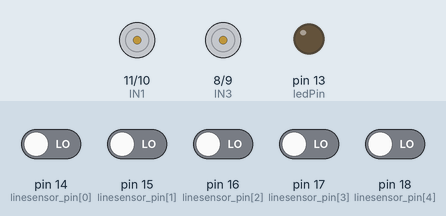
Bench run of a sketch on a simulated Arduino Uno, built with avr-gcc and run on an emulated ATmega328P. On the bench: motor-driver pin pairs drawn as motors (green arrow = first pin HIGH = forward, orange = second pin HIGH = backward, longer = more drive, scaled by the enable pin), output pins drawn as LEDs (lit = HIGH). The test bench sets the inputs (shaded band); at power-on: pin 14 (linesensor_pin[0]), pin 15 (linesensor_pin[1]), pin 16 (linesensor_pin[2]), pin 17 (linesensor_pin[3]), pin 18 (linesensor_pin[4]) LOW. What the sketch prints to the serial monitor is not drawn.

Above: at 1.2 s.
1.3 s: pin 14 (linesensor_pin[0]) driven HIGH
At 2.4 s:
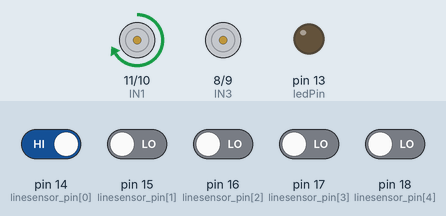
2.8 s: pin 15 (linesensor_pin[1]) driven HIGH
At 3.6 s:
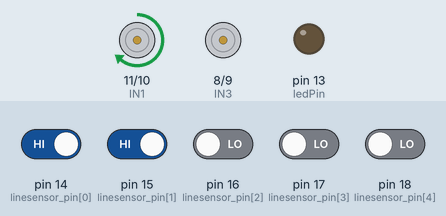
4.3 s: pin 16 (linesensor_pin[2]) driven HIGH
At 4.7 s:
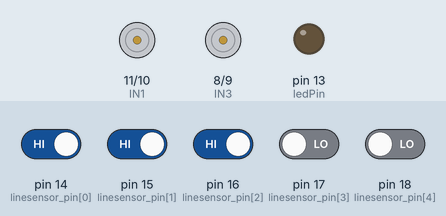
5.8 s: pin 15 (linesensor_pin[1]) driven LOW
At 7.0 s:
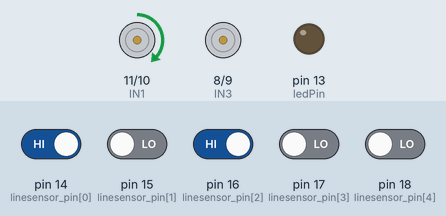
7.3 s: pin 17 (linesensor_pin[3]) driven HIGH
At 8.2 s:
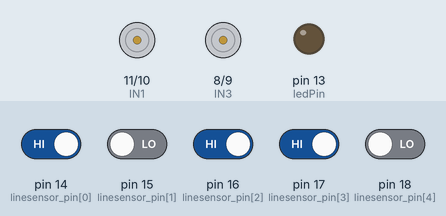
10.3 s: pin 14 (linesensor_pin[0]) driven LOW
At 11.6 s:
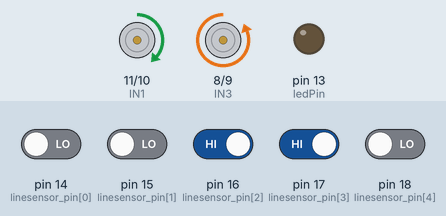
Timing chart, 0 to 12.8 s (numbered marks = the images above; inputs shaded):
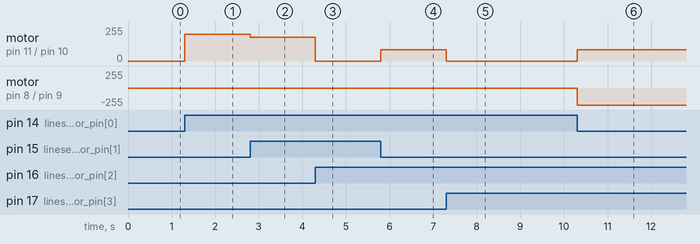

Measured:
- after the input at 1.3 s, motor on pin 11 (IN1) / pin 10 (IN2): stopped → forward 200/255 at once
- after the input at 2.8 s, motor on pin 11 (IN1) / pin 10 (IN2): forward 200/255 → forward 180/255 at once
- after the input at 4.3 s, motor on pin 11 (IN1) / pin 10 (IN2): forward 180/255 → stopped at once
- after the input at 5.8 s, motor on pin 11 (IN1) / pin 10 (IN2): stopped → forward 85/255 at once
- after the input at 7.3 s, motor on pin 11 (IN1) / pin 10 (IN2): forward 85/255 → stopped at once
- after the input at 10.3 s, motor on pin 11 (IN1) / pin 10 (IN2): stopped → forward 85/255 at once; motor on pin 8 (IN3) / pin 9 (IN4): stopped → backward 255/255 at once

The sketch:

linetracing.ino
```cpp
#define ledPin 13  // LED 디지털 핀 13번에 연결
#define LINE_DETECT_WHITE  1

#define ENA 6
#define IN1 11
#define IN2 10
#define IN3 8
#define IN4 9
#define ENB 7

int linesensor_data[5] = {0, 0, 0, 0, 0};  // 라인 센서 데이터를 저장할 배열
int linesensor_pin[5] = {14, 15, 16, 17, 18};   // 라인 센서가 연결된 핀 번호 배열
int motor_speed_offset = 0;  // 모터 속도 오프셋 (현재 사용되지 않음)

// 라인 센서 데이터를 읽는 함수
int read_digital_line_sensor(void)
{
  int i;
  int sum = 0;

  for(i = 0; i < 5; i++)
  {
    if(LINE_DETECT_WHITE == 0)
    {
      linesensor_data[i] = 1 - digitalRead(linesensor_pin[i]);
    }
    else
    {
      linesensor_data[i] = digitalRead(linesensor_pin[i]);
    }
    sum += linesensor_data[i];
  }

  if(sum == 5)
  {
    return sum;
  }
  else if(sum == 2)
  {
    if( (linesensor_data[3] == 1) && (linesensor_data[4] == 1) ) return 3;
    if( (linesensor_data[2] == 1) && (linesensor_data[3] == 1) ) return 1;
    if( (linesensor_data[1] == 1) && (linesensor_data[2] == 1) ) return -1;
    if( (linesensor_data[0] == 1) && (linesensor_data[1] == 1) ) return -3;
  }
  else if(sum == 1)
  {
    if((linesensor_data[0] == 1)) return -4;
    if((linesensor_data[1] == 1)) return -2;
    if((linesensor_data[2] == 1)) return 0;
    if((linesensor_data[3] == 1)) return 2;
    if((linesensor_data[4] == 1)) return 4;
  }
  else if(sum == 3)
  {
    return -10;
  }
  else
  {
    return -5;
  }
}

// 모터 제어 함수
void motor_R_control(int speed)
{
  if(speed >= 0)
  {
    analogWrite(ENA, speed);
    digitalWrite(IN1, LOW);
    digitalWrite(IN2, HIGH);
  }
  else
  {
    analogWrite(ENA, -speed);
    digitalWrite(IN1, HIGH);
    digitalWrite(IN2, LOW);
  }
}

void motor_L_control(int speed)
{
  if(speed >= 0)
  {
    analogWrite(ENB, speed);
    digitalWrite(IN3, LOW);
    digitalWrite(IN4, HIGH);
  }
  else
  {
    analogWrite(ENB, -speed);
    digitalWrite(IN3, HIGH);
    digitalWrite(IN4, LOW);
  }
}

// 초기 설정
void setup() {
  int i;

  pinMode(ledPin, OUTPUT);  // 13번 핀을 출력으로 설정

  for(i = 0; i < 5; i++)
  {
    pinMode(linesensor_pin[i], INPUT);  // 라인 센서 핀을 입력으로 설정
  }

  pinMode(ENA, OUTPUT);
  pinMode(ENB, OUTPUT);
  pinMode(IN1, OUTPUT);
  pinMode(IN2, OUTPUT);
  pinMode(IN3, OUTPUT);
  pinMode(IN4, OUTPUT);

  Serial.begin(2000000);
}

// 라인 따라가기 함수
void line_following(int line_type)
{
  switch(line_type)
  {
    case -4:
      motor_R_control(-200);
      motor_L_control(80);
      break;

    case -3:
      motor_R_control(-180);
      motor_L_control(40);
      break;

    case -2:
      motor_R_control(-160);
      motor_L_control(10);
      break;

    case -1:
      motor_R_control(-140);
      motor_L_control(20);
      break;

    case 0:
      motor_R_control(-85);
      motor_L_control(85);
      break;

    case 1:
      motor_R_control(-20);
      motor_L_control(140);
      break;

    case 2:
      motor_R_control(-10);
      motor_L_control(160);
      break;

    case 3:
      motor_R_control(-40);
      motor_L_control(180);
      break;

    case 4:
      motor_R_control(-80);
      motor_L_control(200);
      break;

    case -10:
      motor_R_control(0);
      motor_L_control(0);
      break;
  }
}

// 메인 루프
void loop() {
  int i;
  int line_type = 0;

  line_type = read_digital_line_sensor();  // 라인 센서 데이터를 읽음

  Serial.print("Input data = ");
  for(i = 0; i < 5; i++)
  {
    Serial.print(linesensor_data[i]);
    Serial.print(" ");
  }
  Serial.println();

  line_following(line_type);  // 라인 따라가기 함수 호출
}
```
